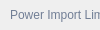
                         <widget class="QWidget" name="page_2">
                          <property name="geometry">
                           <rect>
                            <x>0</x>
                            <y>0</y>
                            <width>100</width>
                            <height>30</height>
                           </rect>
                          </property>
                          <attribute name="label">
                           <string>Configure Site Load and Import/Export Power Limits</string>
                          </attribute>
                          <widget class="QLabel" name="labelVersion_5">
                           <property name="geometry">
                            <rect>
                             <x>10</x>
                             <y>0</y>
                             <width>169</width>
                             <height>30</height>
                            </rect>
                           </property>
                           <property name="styleSheet">
                            <string notr="true">color: rgb(113, 126, 149);</string>
                           </property>
                           <property name="lineWidth">
                            <number>1</number>
                           </property>
                           <property name="text">
                            <string>Power Import Limit (MW)</string>
                           </property>
                           <property name="alignment">
                            <set>Qt::AlignLeading|Qt::AlignLeft|Qt::AlignVCenter</set>
                           </property>
                          </widget>
                          <widget class="QLineEdit" name="powerImportLimitInput">
                           <property name="geometry">
                            <rect>
                             <x>180</x>
                             <y>0</y>
                             <width>428</width>
                             <height>30</height>
                            </rect>
                           </property>
                           <property name="minimumSize">
                            <size>
                             <width>0</width>
                             <height>30</height>
                            </size>
                           </property>
                           <property name="styleSheet">
                            <string notr="true">background-color: rgb(33, 37, 43);</string>
                           </property>
                           <property name="text">
                            <string/>
                           </property>
                           <property name="placeholderText">
                            <string>Type here</string>
                           </property>
                          </widget>
                          <widget class="QLabel" name="labelVersion_12">
                           <property name="geometry">
                            <rect>
                             <x>10</x>
                             <y>40</y>
                             <width>169</width>
                             <height>30</height>
                            </rect>
                           </property>
                           <property name="styleSheet">
                            <string notr="true">color: rgb(113, 126, 149);</string>
                           </property>
                           <property name="lineWidth">
                            <number>1</number>
                           </property>
                           <property name="text">
                            <string>Power Export Limit (MW)</string>
                           </property>
                           <property name="alignment">
                            <set>Qt::AlignLeading|Qt::AlignLeft|Qt::AlignVCenter</set>
                           </property>
                          </widget>
                          <widget class="QLineEdit" name="powerExportLimitInput">
                           <property name="geometry">
                            <rect>
                             <x>180</x>
                             <y>40</y>
                             <width>428</width>
                             <height>30</height>
                            </rect>
                           </property>
                           <property name="minimumSize">
                            <size>
                             <width>0</width>
                             <height>30</height>
                            </size>
                           </property>
                           <property name="styleSheet">
                            <string notr="true">background-color: rgb(33, 37, 43);</string>
                           </property>
                           <property name="text">
                            <string/>
                           </property>
                           <property name="placeholderText">
                            <string>Type here</string>
                           </property>
                          </widget>
                          <widget class="QPushButton" name="openLoadFileButton">
                           <property name="geometry">
                            <rect>
                             <x>10</x>
                             <y>140</y>
                             <width>150</width>
                             <height>30</height>
                            </rect>
                           </property>
                           <property name="minimumSize">
                            <size>
                             <width>150</width>
                             <height>30</height>
                            </size>
                           </property>
                           <property name="font">
                            <font>
                             <family>Segoe UI</family>
                             <pointsize>10</pointsize>
                             <weight>50</weight>
                             <italic>false</italic>
                             <bold>false</bold>
                            </font>
                           </property>
                           <property name="cursor">
                            <cursorShape>PointingHandCursor</cursorShape>
                           </property>
                           <property name="styleSheet">
                            <string notr="true">background-color: rgb(52, 59, 72);</string>
                           </property>
                           <property name="text">
                            <string>Open</string>
                           </property>
                           <property name="icon">
                            <iconset resource="../snl-quest-cec-tool-v0.01/resources.qrc">
                             <normaloff>:/icons/images/icons/cil-folder-open.png</normaloff>:/icons/images/icons/cil-folder-open.png</iconset>
                           </property>
                          </widget>
                          <widget class="QLineEdit" name="loadFileInput">
                           <property name="geometry">
                            <rect>
                             <x>170</x>
                             <y>140</y>
                             <width>427</width>
                             <height>30</height>
                            </rect>
                           </property>
                           <property name="minimumSize">
                            <size>
                             <width>0</width>
                             <height>30</height>
                            </size>
                           </property>
                           <property name="styleSheet">
                            <string notr="true">background-color: rgb(33, 37, 43);</string>
                           </property>
                           <property name="text">
                            <string>File Name</string>
                           </property>
                           <property name="placeholderText">
                            <string>Type here</string>
                           </property>
                          </widget>
                          <widget class="QLabel" name="labelVersion_17">
                           <property name="geometry">
                            <rect>
                             <x>10</x>
                             <y>100</y>
                             <width>191</width>
                             <height>30</height>
                            </rect>
                           </property>
                           <property name="styleSheet">
                            <string notr="true">color: rgb(113, 126, 149);</string>
                           </property>
                           <property name="lineWidth">
                            <number>1</number>
                           </property>
                           <property name="text">
                            <string>Open a Site Electrical Load File</string>
                           </property>
                           <property name="alignment">
                            <set>Qt::AlignLeading|Qt::AlignLeft|Qt::AlignVCenter</set>
                           </property>
                          </widget>
                          <widget class="QLabel" name="labelVersion_22">
                           <property name="geometry">
                            <rect>
                             <x>200</x>
                             <y>170</y>
                             <width>341</width>
                             <height>41</height>
                            </rect>
                           </property>
                           <property name="styleSheet">
                            <string notr="true">color: rgb(113, 126, 149);</string>
                           </property>
                           <property name="lineWidth">
                            <number>1</number>
                           </property>
                           <property name="text">
                            <string>Note: Files should be one year of load data in csv format.</string>
                           </property>
                           <property name="alignment">
                            <set>Qt::AlignLeading|Qt::AlignLeft|Qt::AlignVCenter</set>
                           </property>
                          </widget>
                          <widget class="QPushButton" name="viewLoadFileButton">
                           <property name="geometry">
                            <rect>
                             <x>10</x>
                             <y>180</y>
                             <width>151</width>
                             <height>30</height>
                            </rect>
                           </property>
                           <property name="minimumSize">
                            <size>
                             <width>150</width>
                             <height>30</height>
                            </size>
                           </property>
                           <property name="font">
                            <font>
                             <family>Segoe UI</family>
                             <pointsize>10</pointsize>
                             <weight>50</weight>
                             <italic>false</italic>
                             <bold>false</bold>
                            </font>
                           </property>
                           <property name="cursor">
                            <cursorShape>PointingHandCursor</cursorShape>
                           </property>
                           <property name="styleSheet">
                            <string notr="true">background-color: rgb(52, 59, 72);</string>
                           </property>
                           <property name="text">
                            <string>Plot Selected File</string>
                           </property>
                           <property name="icon">
                            <iconset resource="../snl-quest-cec-tool-v0.01/resources.qrc">
                             <normaloff>:/icons/images/icons/cil-chart-line.png</normaloff>:/icons/images/icons/cil-chart-line.png</iconset>
                           </property>
                          </widget>
                          <widget class="QTableWidget" name="loadFilesInputTable">
                           <property name="geometry">
                            <rect>
                             <x>630</x>
                             <y>0</y>
                             <width>501</width>
                             <height>421</height>
                            </rect>
                           </property>
                           <row>
                            <property name="text">
                             <string>January</string>
                            </property>
                           </row>
                           <row>
                            <property name="text">
                             <string>February</string>
                            </property>
                           </row>
                           <row>
                            <property name="text">
                             <string>March</string>
                            </property>
                           </row>
                           <row>
                            <property name="text">
                             <string>April</string>
                            </property>
                           </row>
                           <row>
                            <property name="text">
                             <string>May</string>
                            </property>
                           </row>
                           <row>
                            <property name="text">
                             <string>June</string>
                            </property>
                           </row>
                           <row>
                            <property name="text">
                             <string>July</string>
                            </property>
                           </row>
                           <row>
                            <property name="text">
                             <string>August</string>
                            </property>
                           </row>
                           <row>
                            <property name="text">
                             <string>September</string>
                            </property>
                           </row>
                           <row>
                            <property name="text">
                             <string>October</string>
                            </property>
                           </row>
                           <row>
                            <property name="text">
                             <string>November</string>
                            </property>
                           </row>
                           <row>
                            <property name="text">
                             <string>December</string>
                            </property>
                           </row>
                           <column>
                            <property name="text">
                             <string>File</string>
                            </property>
                           </column>
                          </widget>
                          <widget class="QPushButton" name="saveLoadFilesButton">
                           <property name="geometry">
                            <rect>
                             <x>640</x>
                             <y>420</y>
                             <width>211</width>
                             <height>30</height>
                            </rect>
                           </property>
                           <property name="minimumSize">
                            <size>
                             <width>150</width>
                             <height>30</height>
                            </size>
                           </property>
                           <property name="font">
                            <font>
                             <family>Segoe UI</family>
                             <pointsize>10</pointsize>
                             <weight>50</weight>
                             <italic>false</italic>
                             <bold>false</bold>
                            </font>
                           </property>
                           <property name="cursor">
                            <cursorShape>PointingHandCursor</cursorShape>
                           </property>
                           <property name="styleSheet">
                            <string notr="true">background-color: rgb(52, 59, 72);</string>
                           </property>
                           <property name="text">
                            <string>Save Electrical Load File List</string>
                           </property>
                           <property name="icon">
                            <iconset resource="../snl-quest-cec-tool-v0.01/resources.qrc">
                             <normaloff>:/icons/images/icons/cil-save.png</normaloff>:/icons/images/icons/cil-save.png</iconset>
                           </property>
                          </widget>
                          <widget class="QPushButton" name="splitLoadFileByMonthButton">
                           <property name="geometry">
                            <rect>
                             <x>10</x>
                             <y>220</y>
                             <width>251</width>
                             <height>30</height>
                            </rect>
                           </property>
                           <property name="minimumSize">
                            <size>
                             <width>150</width>
                             <height>30</height>
                            </size>
                           </property>
                           <property name="font">
                            <font>
                             <family>Segoe UI</family>
                             <pointsize>10</pointsize>
                             <weight>50</weight>
                             <italic>false</italic>
                             <bold>false</bold>
                            </font>
                           </property>
                           <property name="cursor">
                            <cursorShape>PointingHandCursor</cursorShape>
                           </property>
                           <property name="styleSheet">
                            <string notr="true">background-color: rgb(52, 59, 72);</string>
                           </property>
                           <property name="text">
                            <string>Split Selected Load File by Month</string>
                           </property>
                           <property name="icon">
                            <iconset resource="../snl-quest-cec-tool-v0.01/resources.qrc">
                             <normaloff>:/icons/images/icons/cil-view-column.png</normaloff>:/icons/images/icons/cil-view-column.png</iconset>
                           </property>
                          </widget>
                          <widget class="QLineEdit" name="saveLoadFileListInput">
                           <property name="geometry">
                            <rect>
                             <x>860</x>
                             <y>420</y>
                             <width>281</width>
                             <height>30</height>
                            </rect>
                           </property>
                           <property name="minimumSize">
                            <size>
                             <width>0</width>
                             <height>30</height>
                            </size>
                           </property>
                           <property name="styleSheet">
                            <string notr="true">background-color: rgb(33, 37, 43);</string>
                           </property>
                           <property name="text">
                            <string>File List Name</string>
                           </property>
                           <property name="placeholderText">
                            <string>Type here</string>
                           </property>
                          </widget>
                         </widget>
